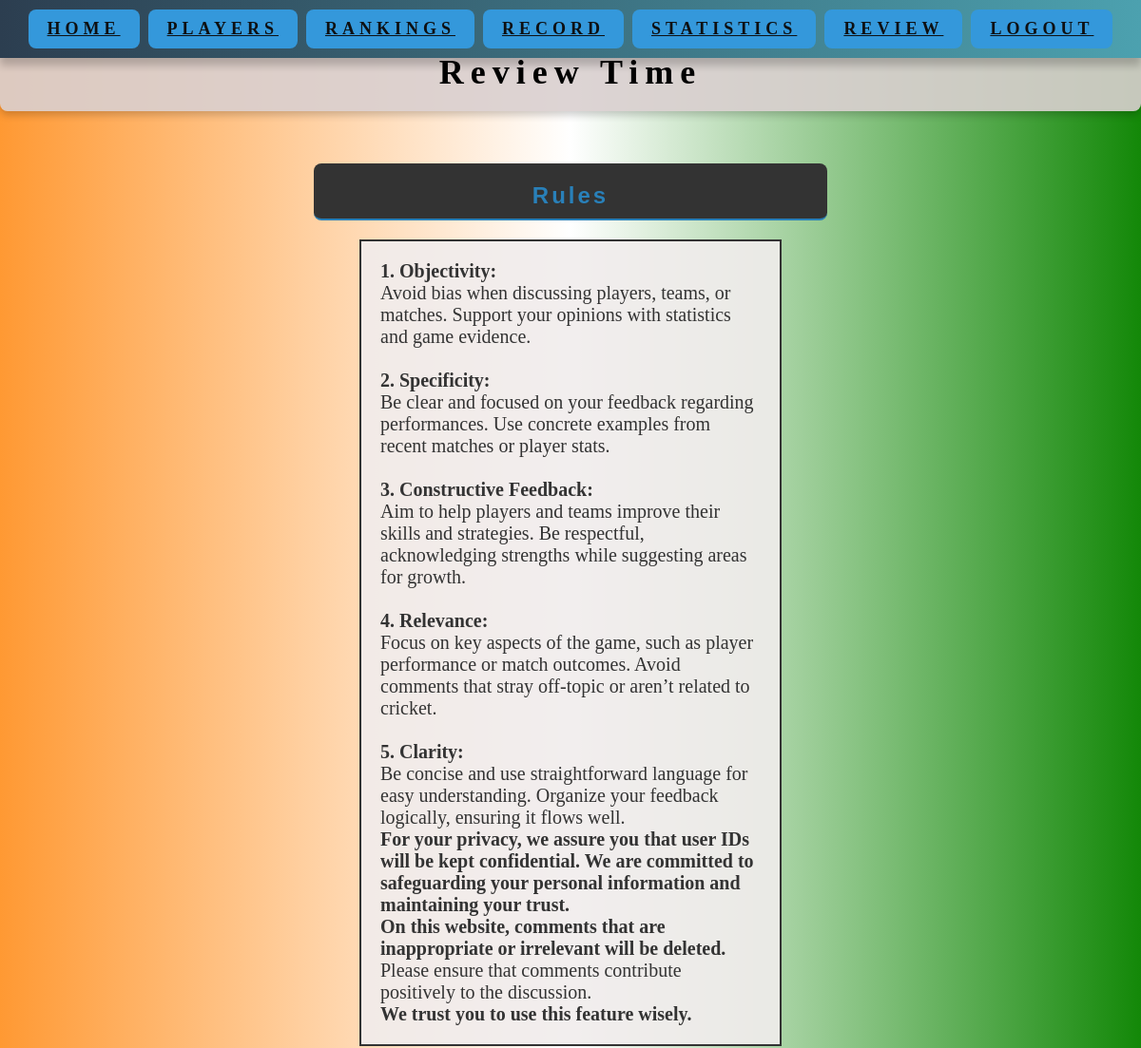
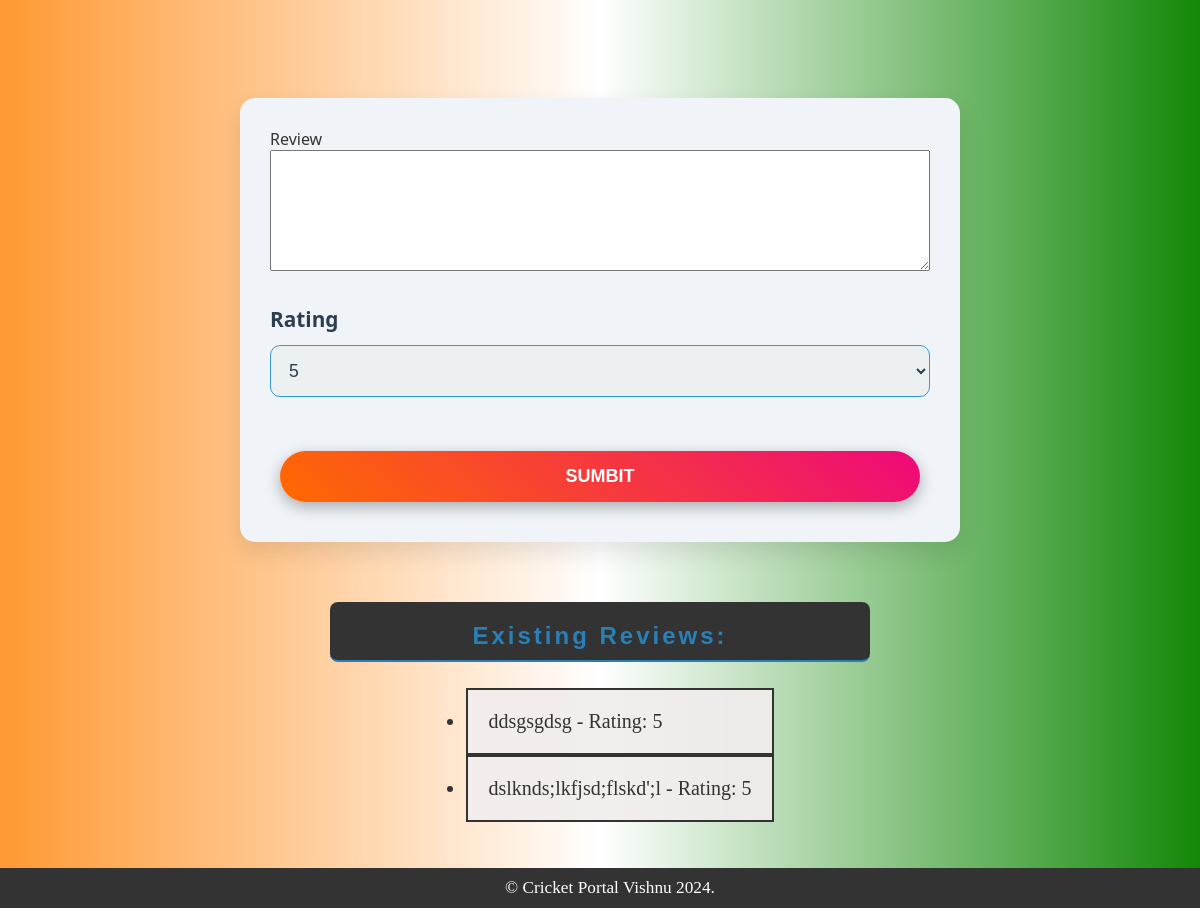
Page /Review on the committed database (2 pictures, top to bottom).
### tables this page shows
CREATE TABLE Review (
    id INTEGER PRIMARY KEY AUTOINCREMENT,
    comments TEXT NOT NULL,
    rating INTEGER NOT NULL,
    Is_Deleted INTEGER DEFAULT 0
);

### routes.py (the view)
@app.route('/Review')
def Review():
    conn = get_db_connections()  # Establish DB connection
    cur = conn.cursor()
    cur.execute("SELECT * FROM Review WHERE Is_Deleted = 0")
    Crickets = cur.fetchall()
    conn.close()
    return render_template("Review.html", Crickets=Crickets)  # Render template of Review Page

### routes.py (called while the page is built)
def get_db_connections():
    conn = sqlite3.connect(DATABASE)  # Connect to the SQLite database
    conn.row_factory = sqlite3.Row  # Configure the connection to return rows as dictionaries
    return conn  # Return the database connection

### templates/Review.html (shortened to what this page needs)
<!DOCTYPE html>
<html lang="en">
<head>
    <link rel="stylesheet" href="/static/style.css">
</head>
<body class="home-style">
    <header>
        <nav class="Nav-bar">
            <strong><a href="/about">Home</a></strong>
            <strong><a href="/Players">Players</a></strong>
            <strong><a href="/Ranking">Rankings</a></strong>
            <strong><a href="/Record">Record</a></strong>
            <strong><a href="/Stats">Statistics</a></strong>
            <strong><a href="/Review">Review</a></strong>
            <strong><a href="/login">Logout</a></strong>
        </nav>
    </header>
    <main>
        <h1 class="stats1">Review Time</h1>
        <div class="Instructions-INFO">
            <h2 class="h2">Rules</h2>
            <p class="cric">
                <strong>1. Objectivity:</strong><br>
                Avoid bias when discussing players, teams, or matches. Support your opinions with statistics and game evidence.<br><br>
                <strong>2. Specificity:</strong><br>
                Be clear and focused on your feedback regarding performances. Use concrete examples from recent matches or player stats.<br><br>
                <strong>3. Constructive Feedback:</strong><br>
                Aim to help players and teams improve their skills and strategies. Be respectful, acknowledging strengths while suggesting areas for growth.<br><br>
                <strong>4. Relevance:</strong><br>
                Focus on key aspects of the game, such as player performance or match outcomes. Avoid comments that stray off-topic or aren’t related to cricket.<br><br>
                <strong>5. Clarity:</strong><br>
                Be concise and use straightforward language for easy understanding. Organize your feedback logically, ensuring it flows well.<br>
                <strong>For your privacy, we assure you that user IDs will be kept confidential. We are committed to safeguarding your personal information and maintaining your trust.</strong><br>
                <strong>On this website, comments that are inappropriate or irrelevant will be deleted.</strong><br>
                Please ensure that comments contribute positively to the discussion.<br>
                <strong>We trust you to use this feature wisely.</strong>
            </p>
        </div>
        <form  class= "Review-Form" action="/addreview" method="post">
            <label class = "Review-form" for="Review">Review</label>
            <textarea class="Review-label" id="Review" name="Review" rows="5" cols="60" required></textarea><br>
            <label class="Review-label" for="rating">Rating</label>
            <select class="Review-select" id="rating" name="rating" required>
                <option value="5">5</option>
            </select><br><br>
           <button class="Review-button">Sumbit</button>
        </form>
        <div class="Instructions-INFO"">
            <h2 class="h2">Existing Reviews:</h2>
            <ul>
                {% for review in Crickets %}
                    <li class="cric">{{ review[1] }} - Rating: {{ review[2] }}</li>
                {% endfor %}
            </ul>
        </div>
    </main>
    <footer>
        <p class="footerp">&copy; Cricket Portal Vishnu 2024.</p>
    </footer>
</body>
</html>

### static/style.css (style rules this page uses)
.home-style { margin: 0; padding: 0; font-family: Arial, Helvetica, sans-serif; background: linear-gradient(to right, #FF9933, #FFFFFF, #138808); color: #333; display: flex; flex-direction: column; min-height: 100vh; overflow-x:hidden ; }
.Nav-bar { position: fixed; left: 50%; transform: translateX(-50%); width: calc(100% - 20px); top: 0; background: linear-gradient(to right, #2c3e50, #4ca1af); padding: 10px 10px; box-shadow: 0 8px 8px rgba(0, 0, 0, 0.2); text-align: center; letter-spacing: 5px; z-index: 1; }
.Nav-bar { font-family: Dancing Script; font-size: 16px; text-transform: uppercase; text-decoration: none; }
footer { background-color: #333; color: white; text-align: center; padding: 10px; width: 100%; font-size: 14px; bottom: 0; ; }
footer p { margin: 0; font-size: 1em; }
h1 { font-size: 100px; margin: 0; color: #e74c3c; }
h2 { margin: 20px; font-size: 24px; }
p { font-size: 20px; margin: 10px 0; }
a { display: inline-block; padding: 10px 20px; font-size: 18px; color: #db5151; background-color: #3498db; border-radius: 8px; }
.h2 { text-align: center; padding: 20px; background-color: #333; color:whitesmoke; width: 500px; font-size: 28px; margin-top: 20px; margin-bottom: 20px; letter-spacing: 3px; border-radius: 8px; box-shadow: 0 4px 8 px rgb(red, green, blue); }
.Instructions-INFO { display: flex; justify-content: center; align-items: center; flex-direction: column; margin-top: 50px; }
.cric { font-size: 20px; font-family: Cinzel; justify-content: space-around; flex-wrap: wrap; max-width: 400px; padding: 20px; background-color: rgba(241, 237, 237, 0.9); border: 2px solid #333; }
.stats1 { position: relative; top: 15px; text-align: center; font-size: 36px; padding: 20px; background-color: rgba(218, 208, 208, 0.9); color: black; font-family: Pinyon Script; margin-top: 20px; margin-bottom: 20px; letter-spacing: 7px; border-radius: 8px; box-shadow: 0 4px 8px rgba(0, 0, 0, 0.2); }
.h2 { font-size: 1.5em; color: #2980b9; border-bottom: 2px solid #2980b9; padding-bottom: 10px; margin-bottom: 10px; margin-top: 20px; }
form { position: relative; display: flex; flex-direction: column; top: 20px; widows: 100%; }
.footerp { color: white; font-family:Georgia ; font-size: larger; text-align: center; }
h2, h3, h4 { margin-bottom: 10px; color: #333; }
footer { text-align: center; margin-top: 30px; font-size: 0.9em; color: #555; }
p { margin-bottom: 1em; }
a { color: #0e1012; text-decoration: underline; }
button { padding: 15px 40px; border: none; border-radius: 50px; background: linear-gradient(45deg, #ff6a00, #ee0979); color: white; font-size: 18px; font-weight: bold; cursor: pointer; margin: 10px; transition: transform 0.2s, opacity 0.3s; box-shadow: 0 5px 15px rgba(0, 0, 0, 0.3); text-transform: uppercase; }
.Review-Form { background-color: #f0f4f8; color: #333; padding: 30px; border-radius: 15px; width: 55%; margin: 60px auto; box-shadow: 0px 10px 25px rgba(0, 0, 0, 0.1); font-family: 'Segoe UI', Tahoma, Geneva, Verdana, sans-serif; }
.Review-label { font-size: 1.3rem; display: block; margin-bottom: 12px; font-weight: 600; color: #2c3e50; }
.Review-select { width: 100%; padding: 14px; font-size: 1.1rem; border-radius: 10px; border: 1px solid #3498db; background-color: #ecf0f1; color: #2c3e50; transition: border 0.3s, background-color 0.3s; }

### rows in the picture
Review: comments "ddsgsgdsg", rating "5"
Review: comments "dslknds;lkfjsd;flskd';l", rating "5"
